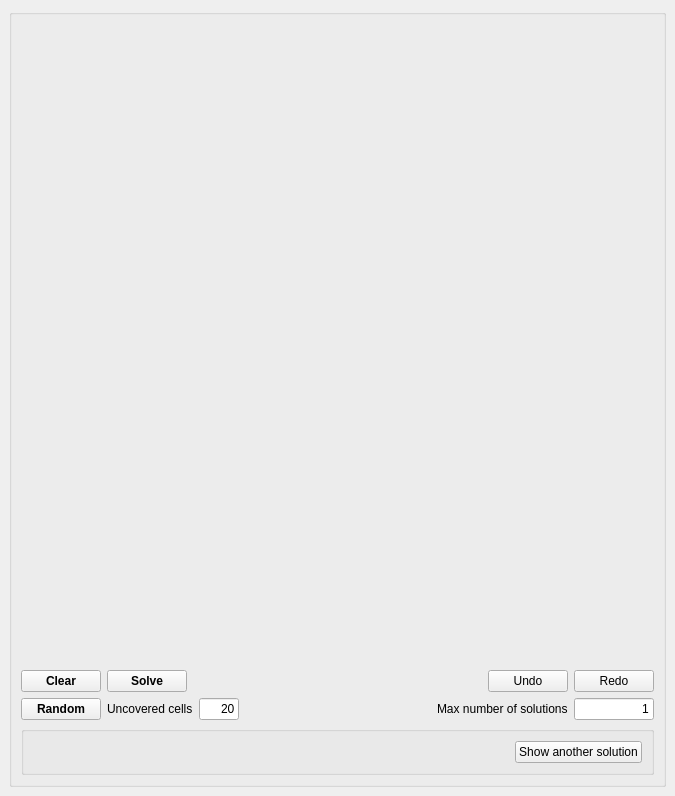
<?xml version="1.0" encoding="UTF-8"?>
<ui version="4.0">
 <class>MainWindow</class>
 <widget class="QMainWindow" name="MainWindow">
  <property name="geometry">
   <rect>
    <x>0</x>
    <y>0</y>
    <width>675</width>
    <height>796</height>
   </rect>
  </property>
  <property name="windowTitle">
   <string>Sudoku Toy</string>
  </property>
  <widget class="QWidget" name="centralwidget">
   <layout class="QGridLayout" name="gridLayout_4">
    <item row="0" column="0">
     <layout class="QGridLayout" name="gridLayout_3">
      <item row="0" column="0">
       <widget class="QGroupBox" name="opts_gb">
        <property name="title">
         <string/>
        </property>
        <layout class="QGridLayout" name="gridLayout">
         <item row="0" column="0" colspan="5">
          <layout class="QGridLayout" name="gridLayout_2">
           <item row="0" column="1">
            <spacer name="verticalSpacer_2">
             <property name="orientation">
              <enum>Qt::Vertical</enum>
             </property>
             <property name="sizeHint" stdset="0">
              <size>
               <width>20</width>
               <height>40</height>
              </size>
             </property>
            </spacer>
           </item>
           <item row="1" column="0">
            <spacer name="horizontalSpacer_2">
             <property name="orientation">
              <enum>Qt::Horizontal</enum>
             </property>
             <property name="sizeHint" stdset="0">
              <size>
               <width>40</width>
               <height>20</height>
              </size>
             </property>
            </spacer>
           </item>
           <item row="1" column="1">
            <widget class="Grid" name="square_w" native="true">
             <property name="sizePolicy">
              <sizepolicy hsizetype="Fixed" vsizetype="Fixed">
               <horstretch>0</horstretch>
               <verstretch>0</verstretch>
              </sizepolicy>
             </property>
             <property name="minimumSize">
              <size>
               <width>500</width>
               <height>500</height>
              </size>
             </property>
             <property name="maximumSize">
              <size>
               <width>500</width>
               <height>500</height>
              </size>
             </property>
             <property name="mouseTracking">
              <bool>true</bool>
             </property>
             <property name="accessibleDescription">
              <string extracomment="Grid widget"/>
             </property>
             <property name="autoFillBackground">
              <bool>false</bool>
             </property>
            </widget>
           </item>
           <item row="1" column="2">
            <spacer name="horizontalSpacer_3">
             <property name="orientation">
              <enum>Qt::Horizontal</enum>
             </property>
             <property name="sizeHint" stdset="0">
              <size>
               <width>40</width>
               <height>20</height>
              </size>
             </property>
            </spacer>
           </item>
          </layout>
         </item>
         <item row="1" column="0">
          <layout class="QHBoxLayout" name="horizontalLayout_6">
           <item>
            <widget class="QPushButton" name="new_pb">
             <property name="font">
              <font>
               <family>Cantarell</family>
               <bold>true</bold>
              </font>
             </property>
             <property name="text">
              <string>Clear</string>
             </property>
            </widget>
           </item>
           <item>
            <widget class="QPushButton" name="solve_pb">
             <property name="font">
              <font>
               <bold>true</bold>
              </font>
             </property>
             <property name="text">
              <string>Solve</string>
             </property>
            </widget>
           </item>
          </layout>
         </item>
         <item row="1" column="1" colspan="3">
          <spacer name="horizontalSpacer">
           <property name="orientation">
            <enum>Qt::Horizontal</enum>
           </property>
           <property name="sizeHint" stdset="0">
            <size>
             <width>309</width>
             <height>20</height>
            </size>
           </property>
          </spacer>
         </item>
         <item row="1" column="4">
          <layout class="QHBoxLayout" name="horizontalLayout_5">
           <item>
            <widget class="QPushButton" name="undo_cb">
             <property name="font">
              <font>
               <bold>false</bold>
              </font>
             </property>
             <property name="text">
              <string>Undo</string>
             </property>
            </widget>
           </item>
           <item>
            <widget class="QPushButton" name="redo_cb">
             <property name="font">
              <font>
               <bold>false</bold>
              </font>
             </property>
             <property name="text">
              <string>Redo</string>
             </property>
            </widget>
           </item>
          </layout>
         </item>
         <item row="2" column="0" colspan="2">
          <layout class="QHBoxLayout" name="horizontalLayout">
           <item>
            <widget class="QPushButton" name="pb_random">
             <property name="font">
              <font>
               <bold>true</bold>
              </font>
             </property>
             <property name="text">
              <string>Random</string>
             </property>
            </widget>
           </item>
           <item>
            <widget class="QLabel" name="label">
             <property name="text">
              <string>Uncovered cells</string>
             </property>
            </widget>
           </item>
           <item>
            <widget class="QLineEdit" name="le_nbcells">
             <property name="sizePolicy">
              <sizepolicy hsizetype="Preferred" vsizetype="Fixed">
               <horstretch>0</horstretch>
               <verstretch>0</verstretch>
              </sizepolicy>
             </property>
             <property name="minimumSize">
              <size>
               <width>40</width>
               <height>0</height>
              </size>
             </property>
             <property name="maximumSize">
              <size>
               <width>40</width>
               <height>16777214</height>
              </size>
             </property>
             <property name="text">
              <string>20</string>
             </property>
             <property name="alignment">
              <set>Qt::AlignRight|Qt::AlignTrailing|Qt::AlignVCenter</set>
             </property>
            </widget>
           </item>
          </layout>
         </item>
         <item row="2" column="2">
          <spacer name="horizontalSpacer_4">
           <property name="orientation">
            <enum>Qt::Horizontal</enum>
           </property>
           <property name="sizeHint" stdset="0">
            <size>
             <width>153</width>
             <height>20</height>
            </size>
           </property>
          </spacer>
         </item>
         <item row="2" column="3" colspan="2">
          <layout class="QHBoxLayout" name="horizontalLayout_2">
           <item>
            <widget class="QLabel" name="lb_sols">
             <property name="text">
              <string>Max number of solutions</string>
             </property>
            </widget>
           </item>
           <item>
            <widget class="QLineEdit" name="le_sols">
             <property name="sizePolicy">
              <sizepolicy hsizetype="Preferred" vsizetype="Fixed">
               <horstretch>0</horstretch>
               <verstretch>0</verstretch>
              </sizepolicy>
             </property>
             <property name="minimumSize">
              <size>
               <width>80</width>
               <height>0</height>
              </size>
             </property>
             <property name="maximumSize">
              <size>
               <width>80</width>
               <height>16777215</height>
              </size>
             </property>
             <property name="text">
              <string>1</string>
             </property>
             <property name="maxLength">
              <number>7</number>
             </property>
             <property name="alignment">
              <set>Qt::AlignRight|Qt::AlignTrailing|Qt::AlignVCenter</set>
             </property>
            </widget>
           </item>
          </layout>
         </item>
         <item row="3" column="0" colspan="5">
          <widget class="QGroupBox" name="res_gb">
           <property name="sizePolicy">
            <sizepolicy hsizetype="Preferred" vsizetype="Preferred">
             <horstretch>0</horstretch>
             <verstretch>0</verstretch>
            </sizepolicy>
           </property>
           <property name="title">
            <string/>
           </property>
           <layout class="QHBoxLayout" name="horizontalLayout_4">
            <item>
             <layout class="QHBoxLayout" name="horizontalLayout_3">
              <item>
               <widget class="QLabel" name="res_label">
                <property name="sizePolicy">
                 <sizepolicy hsizetype="MinimumExpanding" vsizetype="Preferred">
                  <horstretch>0</horstretch>
                  <verstretch>0</verstretch>
                 </sizepolicy>
                </property>
                <property name="font">
                 <font>
                  <italic>true</italic>
                 </font>
                </property>
                <property name="text">
                 <string/>
                </property>
                <property name="scaledContents">
                 <bool>true</bool>
                </property>
               </widget>
              </item>
              <item>
               <widget class="QPushButton" name="res_pb">
                <property name="sizePolicy">
                 <sizepolicy hsizetype="Preferred" vsizetype="Fixed">
                  <horstretch>0</horstretch>
                  <verstretch>0</verstretch>
                 </sizepolicy>
                </property>
                <property name="font">
                 <font>
                  <bold>false</bold>
                 </font>
                </property>
                <property name="text">
                 <string>Show another solution</string>
                </property>
               </widget>
              </item>
             </layout>
            </item>
           </layout>
          </widget>
         </item>
        </layout>
       </widget>
      </item>
     </layout>
    </item>
   </layout>
  </widget>
 </widget>
 <customwidgets>
  <customwidget>
   <class>Grid</class>
   <extends>QWidget</extends>
   <header location="global">src/grid.h</header>
   <container>1</container>
  </customwidget>
 </customwidgets>
 <resources/>
 <connections/>
</ui>
